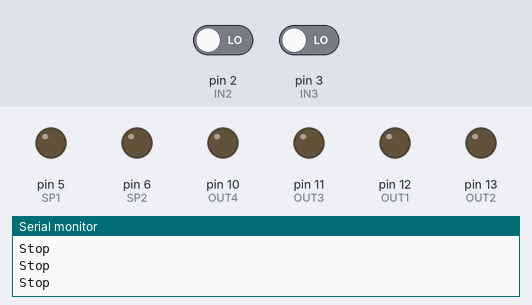
Bench run of a sketch on a simulated Arduino Uno, built with avr-gcc and run on an emulated ATmega328P. Shown: output pins drawn as LEDs (lit = HIGH), the last lines printed to the serial monitor. The test bench sets the inputs (shaded band); at power-on: pin 2 (IN2) LOW, pin 3 (IN3) LOW.

Above: at 1.2 s.
1.3 s: pin 2 (IN2) driven HIGH
At 2.5 s:
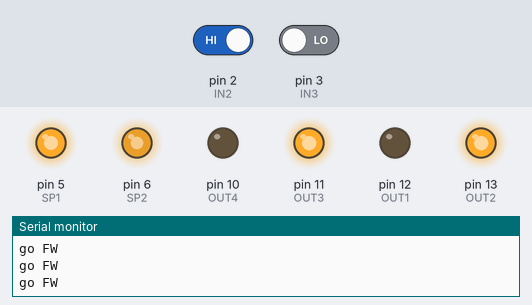
2.8 s: pin 2 (IN2) driven LOW
At 3.8 s:
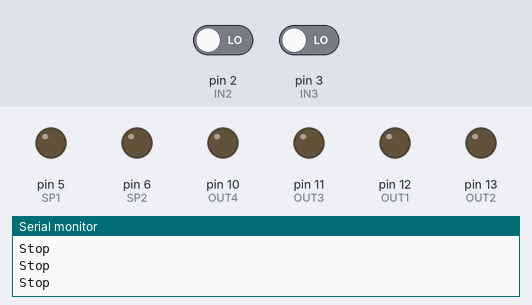
5.8 s: pin 3 (IN3) driven HIGH
At 6.1 s:
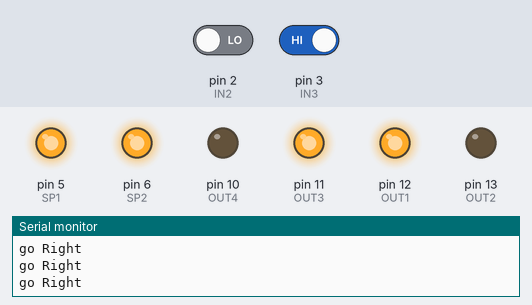
7.3 s: pin 3 (IN3) driven LOW
At 8.6 s:
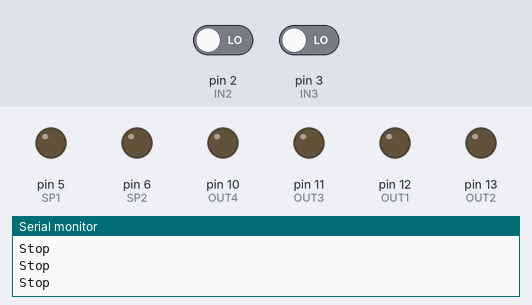
Timing chart, 0 to 9.8 s (numbered marks = the images above; inputs shaded):
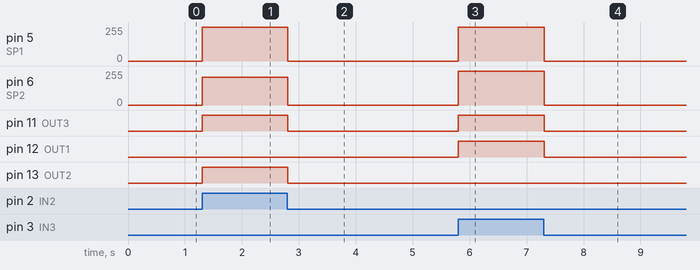

Measured:
- after the input at 1.3 s, pin 5 (SP1): 0/255 → 253/255 at once; pin 6 (SP2): 0/255 → 207/255 at once; pin 11 (OUT3), pin 13 (OUT2): LOW → HIGH at once
- after the input at 2.8 s, pin 5 (SP1): 253/255 → 0/255 at once; pin 6 (SP2): 207/255 → 0/255 at once; pin 11 (OUT3), pin 13 (OUT2): HIGH → LOW at once
- after the input at 5.8 s, pin 5 (SP1), pin 6 (SP2): 0/255 → 255/255 at once; pin 11 (OUT3), pin 12 (OUT1): LOW → HIGH at once
- after the input at 7.3 s, pin 5 (SP1), pin 6 (SP2): 255/255 → 0/255 at once; pin 11 (OUT3), pin 12 (OUT1): HIGH → LOW at once

The sketch:

tst.ino
```cpp
#include <stdio.h>

#define OUT1 12
#define OUT2 13
#define OUT3 11
#define OUT4 10
#define SP1 5
#define SP2 6

#define ORDER_COMPLETED 8

#define IN1 1
#define IN2 2
#define IN3 3

int paramGlobal[20];
int PARAM_VITES_PAS = 0;

int PARAM_I_FOR_GO_LEFT = 1;
int PARAM_DELAY_GO_LEFT = 2;
int PARAM_STOP_GO_LEFT = 3;

int PARAM_I_FOR_GO_RIGHT = 4;
int PARAM_DELAY_GO_RIGHT = 5;
int PARAM_STOP_GO_RIGHT = 6;

int PARAM_ANNUL_TEST = 7;
int PARAM_I_FOR_GO_FORWARD = 8;
int PARAM_CORRECTION = 9;

int PARAM_VITES_L = 10;
int PARAM_VITES_R = 11;

int valOrder;

int val1;
int val2;
int val3;

void initDefaultParamGlobal()
{

    paramGlobal[PARAM_VITES_PAS] = 78;

    paramGlobal[PARAM_I_FOR_GO_LEFT] = 40;
    paramGlobal[PARAM_DELAY_GO_LEFT] = 48;
    paramGlobal[PARAM_STOP_GO_LEFT] = 70;

    paramGlobal[PARAM_I_FOR_GO_RIGHT] = 43;
    paramGlobal[PARAM_DELAY_GO_RIGHT] = 46;
    paramGlobal[PARAM_STOP_GO_RIGHT] = 70;

    paramGlobal[PARAM_ANNUL_TEST] = 0;
    paramGlobal[PARAM_I_FOR_GO_FORWARD] = 13;
    paramGlobal[PARAM_CORRECTION] = 0;

    paramGlobal[PARAM_VITES_L] = 253;
    paramGlobal[PARAM_VITES_R] = 207;
}

void setup()
{

    initDefaultParamGlobal();
    pinMode(OUT1, OUTPUT);
    pinMode(OUT2, OUTPUT);
    pinMode(OUT3, OUTPUT);
    pinMode(OUT4, OUTPUT);
    pinMode(SP1, OUTPUT);
    pinMode(SP2, OUTPUT);
    Serial.begin(9600);
}

void goForward()
{
    analogWrite(SP1, paramGlobal[PARAM_VITES_L]);
    analogWrite(SP2, paramGlobal[PARAM_VITES_R]);
    digitalWrite(OUT1, LOW);
    digitalWrite(OUT2, HIGH);
    digitalWrite(OUT3, HIGH);
    digitalWrite(OUT4, LOW);
    Serial.println("go FW");
}
void goLeft()
{
    analogWrite(SP1, 255);
    analogWrite(SP2, 255);
    digitalWrite(OUT1, LOW);
    digitalWrite(OUT2, HIGH);
    digitalWrite(OUT3, LOW);
    digitalWrite(OUT4, HIGH);
    Serial.println("go LEFT");
}
void goRight()
{
    analogWrite(SP1, 255);
    analogWrite(SP2, 255);
    digitalWrite(OUT1, HIGH);
    digitalWrite(OUT2, LOW);
    digitalWrite(OUT3, HIGH);
    digitalWrite(OUT4, LOW);
    Serial.println("go Right");
}
void goBack()
{
    analogWrite(SP1, 255);
    analogWrite(SP2, 255);
    digitalWrite(OUT1, HIGH);
    digitalWrite(OUT2, LOW);
    digitalWrite(OUT3, LOW);
    digitalWrite(OUT4, HIGH);
    Serial.println("go Back");
}
void stp()
{

    digitalWrite(OUT1, LOW);
    digitalWrite(OUT3, LOW);
    digitalWrite(OUT2, LOW);
    digitalWrite(OUT4, LOW);
    analogWrite(SP1, 0);
    analogWrite(SP2, 0);
    Serial.println("Stop");
}

void loop()
{

    val1 = digitalRead(IN1);
    val2 = digitalRead(IN2);
    val3 = digitalRead(IN3);

    if (val1 == LOW && val2 == HIGH && val3 == LOW)
        goForward();
    else if (val1 == HIGH && val2 == HIGH && val3 == HIGH)
        goBack();
    else if (val1 == HIGH && val2 == LOW && val3 == LOW)
        goLeft();
    else if (val1 == LOW && val2 == LOW && val3 == HIGH)
        goRight();
    else if (val1 == LOW && val2 == LOW && val3 == LOW)
        stp();
}
```
